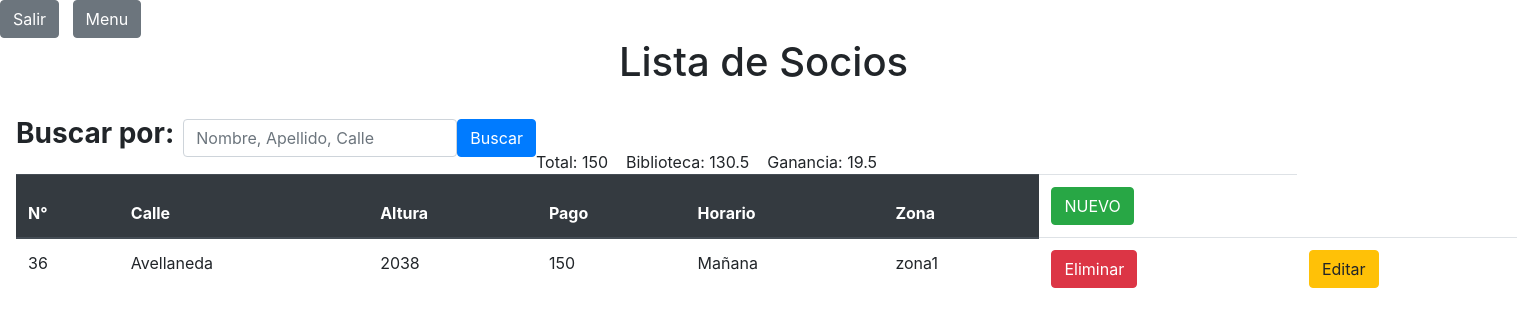
Page /vistas/home.php?termino=2038 (signed in) on the committed database.
### tables this page shows
CREATE TABLE `tabla` (
  `Id` int(11) NOT NULL,
  `N°` int(11) NOT NULL,
  `Calle` int(11) NOT NULL,
  `Altura` int(11) NOT NULL,
  `Pago` int(11) NOT NULL,
  `Horario` varchar(50) NOT NULL,
  `Zona` varchar(10) NOT NULL
);

CREATE TABLE `calles` (
  `Id` int(11) NOT NULL,
  `Nombre` varchar(50) NOT NULL
);

### vistas/home.php (the view, shortened to what this page needs)
<!DOCTYPE html>
<html lang="es">
<head>
    <link rel="stylesheet" href="https://stackpath.bootstrapcdn.com/bootstrap/4.3.1/css/bootstrap.min.css">
</head>
<body>
    <a href="../include/closeSession.php"><button type='button' class='btn btn-secondary'>Salir</button></a>&nbsp;&nbsp;
    <a href='menu.php'> <button type='button' class='btn btn-secondary'>Menu</button></a>&nbsp;&nbsp;
    <blockquote class="blockquote text-center">
        <h1>Lista de Socios</h1>
    </blockquote>
    <form class="form-inline" >
        <div class="form-group mx-sm-3 mb-2">
        <h3><strong>Buscar por:</strong></h3>&nbsp;&nbsp;
        <input type="text" name="termino" class="form-control" id="inputPassword2" placeholder="Nombre, Apellido, Calle">
        <button type="submit" class="btn btn-primary">Buscar</button>
    </form>
    <br>
    <br>
    <?php
        include_once '../include/db.php';
        $sql = "SELECT T.*, C.Nombre FROM tabla T INNER JOIN calles C ON C.Id = T.Calle";
        if ((isset($_REQUEST["termino"]))) {
            $termino = $_REQUEST["termino"];
            $sql = "$sql WHERE (T.Altura LIKE '%$termino%') OR (T.Calle LIKE '%$termino%') OR (T.Horario LIKE '%$termino%') OR (C.Nombre LIKE '%$termino%') OR (T.N° LIKE '%$termino%') OR (T.Pago LIKE '%$termino%') OR (T.Zona LIKE '%$termino%')";
        }
        $consulta = $conexion->prepare($sql);
        $consulta->execute();
        $resultado = $consulta->fetchAll();
        $total=0;
        foreach ($resultado as $valor) {
            $total= $total+$valor["Pago"];
        }
        $biblioteca= ($total*87)/100;
        $ganancia=($total*13)/100;
        echo "Total: ".$total."&nbsp;&nbsp;&nbsp;&nbsp;";
        echo "Biblioteca: ".$biblioteca."&nbsp;&nbsp;&nbsp;&nbsp;";
        echo "Ganancia: ".$ganancia."<br>";
        echo "<table class='table'>";
            echo "<thead class='thead-dark'>";
                echo "<tr>";
                    echo "<th scope='col'>N°</th>";
                    echo "<th scope='col'>Calle</th>";
                    echo "<th scope='col'>Altura</th>";
                    echo "<th scope='col'>Pago</th>";
                    echo "<th scope='col'>Horario</th>";
                    echo "<th scope='col'>Zona</th>";
                    echo "<td scope='col'><a href='formulario.php'><button type='button' class='btn btn-success'>NUEVO</button></a></td>";
                echo "</tr>";
            echo "</thead>";
            foreach ($resultado as $registro) {
                echo "<thead class='thead-light' >";
                    echo "<tr>";
                        echo "<td scope='col'>".$registro['N°']."</td>";
                        echo "<td scope='col'>".$registro['Nombre']."</td>";
                        echo "<td scope='col'>".$registro['Altura']."</td>";
                        echo "<td scope='col'>".$registro['Pago']."</td>";
                        echo "<td scope='col'>".$registro['Horario']."</td>";
                        echo "<td scope='col'>".$registro['Zona']."</td>";
                        echo "<td scope='col'><a href='../eliminar.php?id=".$registro['Id']."'><button type='button' class='btn btn-danger'>Eliminar</button> </a></td>";
                        echo "<td scope='col'><a href='formularioEdicion.php?id=".$registro['Id']."'><button type='button' class='btn btn-warning'>Editar</button></a></td>";
                    echo "</tr>";
                echo "</thead>";
            }
        echo "</table>";
    ?>
</body>
</html>

### rows in the picture
tabla: value "36", calles.Nombre "Avellaneda", Altura "2038", Pago "150", Horario "Mañana", Zona "zona1"

### other values in the picture
$total "150"
$biblioteca "130.5"
$ganancia "19.5"
